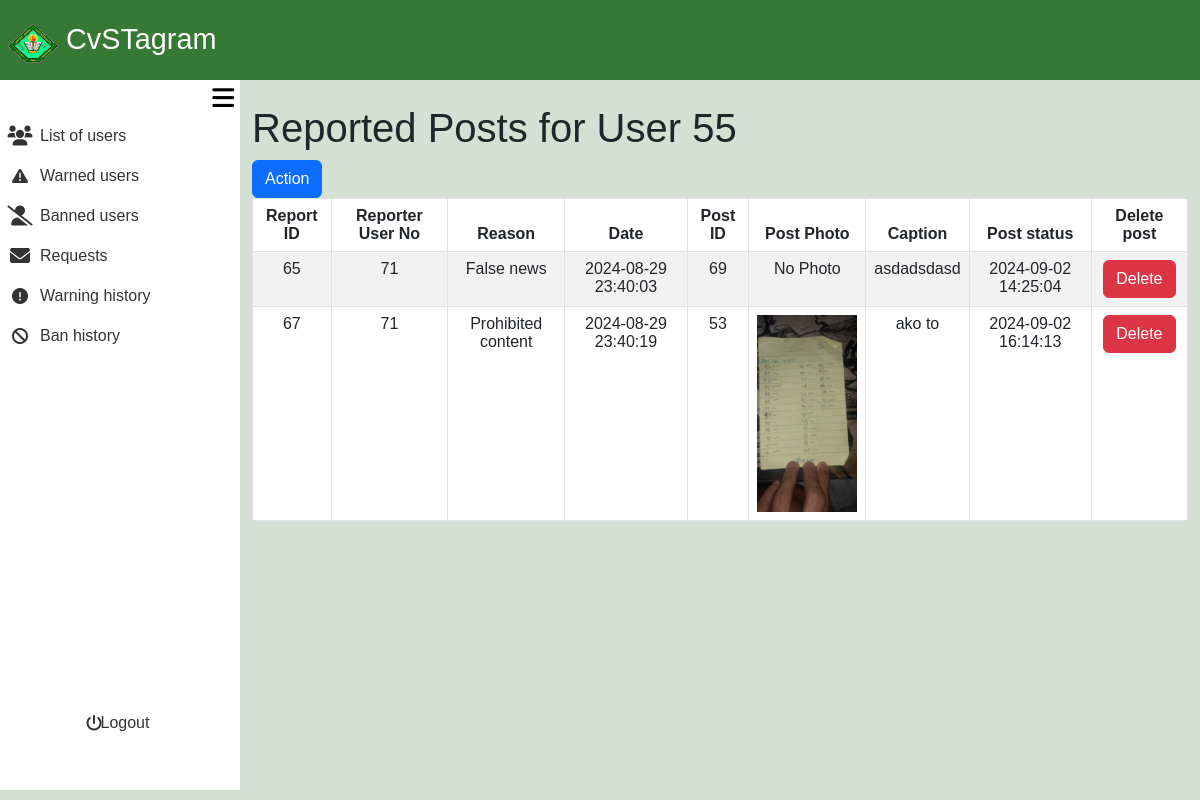
Page /admin_area/review_post.php?user_no=55 on the committed database.
### tables this page shows
CREATE TABLE `post_reports` (
  `report_id` int(11) NOT NULL,
  `post_id` int(11) NOT NULL,
  `user_no` int(11) NOT NULL,
  `reporter_user_no` int(11) NOT NULL,
  `report_reason` varchar(100) NOT NULL,
  `report_date` timestamp NOT NULL DEFAULT current_timestamp()
);

CREATE TABLE `posts` (
  `post_id` int(11) NOT NULL,
  `user_no` int(11) DEFAULT NULL,
  `relation` varchar(10) DEFAULT NULL,
  `services` varchar(10) DEFAULT NULL,
  `caption` text DEFAULT NULL,
  `postphoto` varchar(255) DEFAULT NULL,
  `timestamp` timestamp NOT NULL DEFAULT current_timestamp(),
  `deleted_at` timestamp NULL DEFAULT NULL
);

### admin_area/review_post.php (the view, shortened to what this page needs)
<?php
require_once '../include/connect.php';
require_once '../include/bootsrap.php';
$admin_id = $_SESSION['admin_id'];
?>
<!DOCTYPE html>
<html lang="en">
<head>
    <link rel="stylesheet" href="admin_dashbaord.css?v=<?php echo time(); ?>">
</head>
<body>
<div class="container-fluid screen">
    <div class="container-fluid nav">
        <nav class="navbar">
            <div class="container-fluid navtexticon">
                <a class="navbar-brand px-2" href="#">
                <img src="../images/Cavite_State_University_(CvSU).png" alt="Logo" width="50" height="40" class="d-inline-block align-text-top">
                CvSTagram
                </a>
            </div>
        </nav>
    </div>
    <div class="container-fluid contbody">
    <div class="container-fluid sidenav">
    <div class="container-fluid menubutton">
        <button onclick="toggleSidenav()">
            <i class="fa-solid fa-bars"></i>
        </button>
    </div>
    <div class="container-fluid featurescont">
    <div class="container-fluid buttonlinkside">
                <div class="row">
                        <div class="col">
                            <ul>
                                <li>
                                    <a href="list_of_users.php">
                                        <div class="container-fluid listofusers">
                                            <div class="container-fluid listusericon">
                                                 <i class="fa-solid fa-users fa-lg"></i>
                                            </div>
                                            <div class="container-fluid listofusersname">
                                                List of users
                                            </div>
                                        </div>
                                    </a>
                                </li>
                            </ul>
                        </div>
                    </div>
                    <div class="row">
                        <div class="col">
                            <ul>
                                <li>
                                    <a href="active_warn.php">
                                        <div class="container-fluid listofusers">
                                            <div class="container-fluid listusericon">
                                            <i class="fa-solid fa-triangle-exclamation"></i>
                                            </div>
                                            <div class="container-fluid listofusersname">
                                                Warned users
                                            </div>
                                        </div>
                                    </a>
                                </li>
                            </ul>
                        </div>
                    </div>
                    <div class="row">
                        <div class="col">
                            <ul>
                                <li>
                                    <a href="active_ban.php">
                                        <div class="container-fluid Bannedaccounts">
                                            <div class="container-fluid Bannedaccountsicon">
                                            <i class="fa-solid fa-user-slash fa-lg"></i>
                                            </div>
                                            <div class="container-fluid Bannedaccountsname">
                                                Banned users
                                            </div>
                                        </div>
                                    </a>
                                </li>
                            </ul>
                        </div>
                    </div>
                        <div class="row">
                            <div class="col">
                                <ul>
                                    <li>
                                        <a href="request.php">
                                            <div class="container-fluid Deletedaccounts">
                                                <div class="container-fluid Deletedaccountsicon">
                                                <i class="fa-solid fa-envelope fa-lg"></i>
                                                </div>
                                                <div class="container-fluid Deletedaccountsname">
                                                        Requests
                                                </div>
                                            </div>
                                        </a>
                                    </li>
                                </ul>
                            </div>
                        </div>
                        <div class="row">
                        <div class="col">
                            <ul>
                                <li>
                                    <a href="warned_user.php">
                                        <div class="container-fluid listofusers">
                                            <div class="container-fluid listusericon">
                                            <i class="fa-solid fa-circle-exclamation"></i>
                                            </div>
                                            <div class="container-fluid listofusersname">
                                                Warning history
                                            </div>
                                        </div>
                                    </a>
                                </li>
                            </ul>
                        </div>
                    </div>
                    <div class="row">
                        <div class="col">
                            <ul>
                                <li>
                                    <a href="banned_user.php">
                                        <div class="container-fluid Bannedaccounts">
                                            <div class="container-fluid Bannedaccountsicon">
                                                <i class="fa-solid fa-ban"></i>
                                            </div>
                                            <div class="container-fluid Bannedaccountsname">
                                                Ban history
                                            </div>
                                        </div>
                                    </a>
                                </li>
                            </ul>
                        </div>
                    </div>
                    </div>
        <div class="container-fluid logoutcont">
            <div class="row">
                <div class="col">
                    <ul>
                        <li>
                            <a href="admin_logout.php">
                                <div class="container-fluid Deletedaccounts" style="border-radius: 10px;">
                                    <div class="container-fluid Deletedaccountsicon">
                                        <i class="fa-solid fa-power-off"></i>
                                    </div>
                                    <div class="container-fluid Deletedaccountsname">
                                        Logout
                                    </div>
                                </div>
                            </a>
                        </li>
                    </ul>
                </div>
            </div>
        </div>
    </div>
</div>
        </div>
        <div class="container-fluid content">
        <?php
$user_no = isset($_GET['user_no']) ? intval($_GET['user_no']) : 0;
$query = "SELECT
    pr.report_id,
    pr.reporter_user_no,
    pr.report_reason,
    pr.report_date,
    pr.user_no,
    p.post_id,
    ur.user_no,
    ur.fname,
    ur.lname,
    p.postphoto,
    p.caption,
    p.deleted_at
FROM
    post_reports pr
JOIN
    posts p ON pr.post_id = p.post_id
JOIN
    user_registration ur ON pr.user_no = ur.user_no
WHERE
    ur.user_no = ?";
$stmt = $con->prepare($query);
$stmt->bind_param('i', $user_no);
$stmt->execute();
$reports = $stmt->get_result();
?>
    <div class="container mt-4">
        <h1>Reported Posts for User <?php echo htmlspecialchars($user_no); ?></h1>
        <a href="admin_action.php?user_no=<?php echo htmlspecialchars($user_no); ?>"><button class="btn btn-primary">Action</button></a>
        <table class="table table-bordered table-striped">
            <thead>
                <tr>
                    <th scope="col">Report ID</th>
                    <th scope="col">Reporter User No</th>
                    <th scope="col">Reason</th>
                    <th scope="col">Date</th>
                    <th scope="col">Post ID</th>
                    <th scope="col">Post Photo</th>
                    <th scope="col">Caption</th>
                    <th scope="col">Post status</th>
                    <th scope="col">Delete post</th>
                </tr>
            </thead>
            <tbody>
                <?php while ($report = $reports->fetch_assoc()): ?>
                    <?php
                        $post_id = $report['post_id'];
                        $user_no = $report['user_no'];
                    ?>
                    <tr>
                        <td><?php echo htmlspecialchars($report['report_id']); ?></td>
                        <td><?php echo htmlspecialchars($report['reporter_user_no']); ?></td>
                        <td><?php echo htmlspecialchars($report['report_reason']); ?></td>
                        <td><?php echo htmlspecialchars($report['report_date']); ?></td>
                        <td><?php echo htmlspecialchars($post_id); ?></td>
                        <td>
                            <?php if ($report['postphoto']): ?>
                                <img src="../include/posts_images/<?php echo htmlspecialchars($report['postphoto']); ?>" alt="Post Photo" width="100">
                            <?php else: ?>
                                No Photo
                            <?php endif; ?>
                        </td>
                        <td><?php echo htmlspecialchars($report['caption']); ?></td>
                        <td><?php echo htmlspecialchars($report['deleted_at']); ?></td>
                        <td>
                            <button type="button"
                                    data-bs-toggle="modal"
                                    data-bs-target="#exampleModal5"
                                    class="btn btn-danger"
                                    data-post-id="<?php echo htmlspecialchars($post_id); ?>"
                                    data-user-no="<?php echo htmlspecialchars($user_no); ?>"
                                    data-admin-id="<?php echo htmlspecialchars($admin_id); ?>"
                                    data-report-id="<?php echo htmlspecialchars($report['report_id']); ?>"
                                    data-post-photo="<?php echo htmlspecialchars($report['postphoto'] ? '../include/posts_images/' . $report['postphoto'] : ''); ?>"
                                    data-post-caption="<?php echo htmlspecialchars($report['caption'] ?: ''); ?>">
                                Delete
                            </button>
                        </td>
                    </tr>
                <?php endwhile; ?>
            </tbody>
        </table>
    </div>
        </div>
    </div>
</body>
</html>

### admin_area/admin_dashbaord.css (style rules this page uses)
body { font-family: Arial, Helvetica, sans-serif; padding: 0; margin: 0; background-color: #D3E0D3; }
ul, li, a { text-decoration: none; list-style-type: none; color: inherit; padding: 0; }
.container-fluid { padding: 0; }
.screen { height: 100vh; width: 100%; display: flex; flex-direction: column; }
.nav { height: 10vh; width: 100%; padding: 0; background-color: #367934; }
.contbody { display: flex; flex: 1; }
.sidenav { position: fixed; top: 10vh; left: 0; height: calc(90vh - 10px); width: 20%; transition: width 0.3s; background-color: #fff; z-index: 1000; }
.navtexticon a { color: #fff; font-size: 1.8rem; }
.menubutton { height: 5%; width: 100%; display: flex; align-items: center; justify-content: flex-end; }
.menubutton button { border: none; background-color: transparent; font-size: 25px; }
.content { margin-left: 20%; width: 80%; transition: width 0.3s, margin-left 0.3s; min-height: 90%; height: auto; }
.featurescont { height: 90%; }
.buttonlinkside { height: 90%; }
.logoutcont { width: 100%; height: 10%; display: flex; align-items: center; justify-content: center; }
.Deletedaccountsname, .Bannedaccountsname, .listofusersname { height: 100%; width: 100%; display: flex; align-items: center; justify-content: flex-start; }
.Deletedaccounts, .Bannedaccounts, .listofusers { transition: background-color 0.3s ease; border-radius: 0 10px 10px 0; flex: 0 0 auto; padding: 0; height: 100%; display: flex; align-items: center; justify-content: flex-start; flex-direction: row; }
.Deletedaccountsicon, .Bannedaccountsicon, .listusericon { width: 20%; height: 100%; display: flex; align-items: center; justify-content: center; }
.Deletedaccounts, .Bannedaccounts, .listofusers { color: #333; }
.table th, .table td { text-align: center; }

### rows in the picture
post_reports: report_id "65", reporter_user_no "71", report_reason "False news", report_date "2024-08-29 23:40:03", post.post_id "69", shows "No Photo", post.caption "asdadsdasd", post.deleted_at "2024-09-02 14:25:04"
post_reports: report_id "67", reporter_user_no "71", report_reason "Prohibited content", report_date "2024-08-29 23:40:19", post.post_id "53", post.postphoto (picture), post.caption "ako to", post.deleted_at "2024-09-02 16:14:13"

### other values in the picture
$user_no "55"
